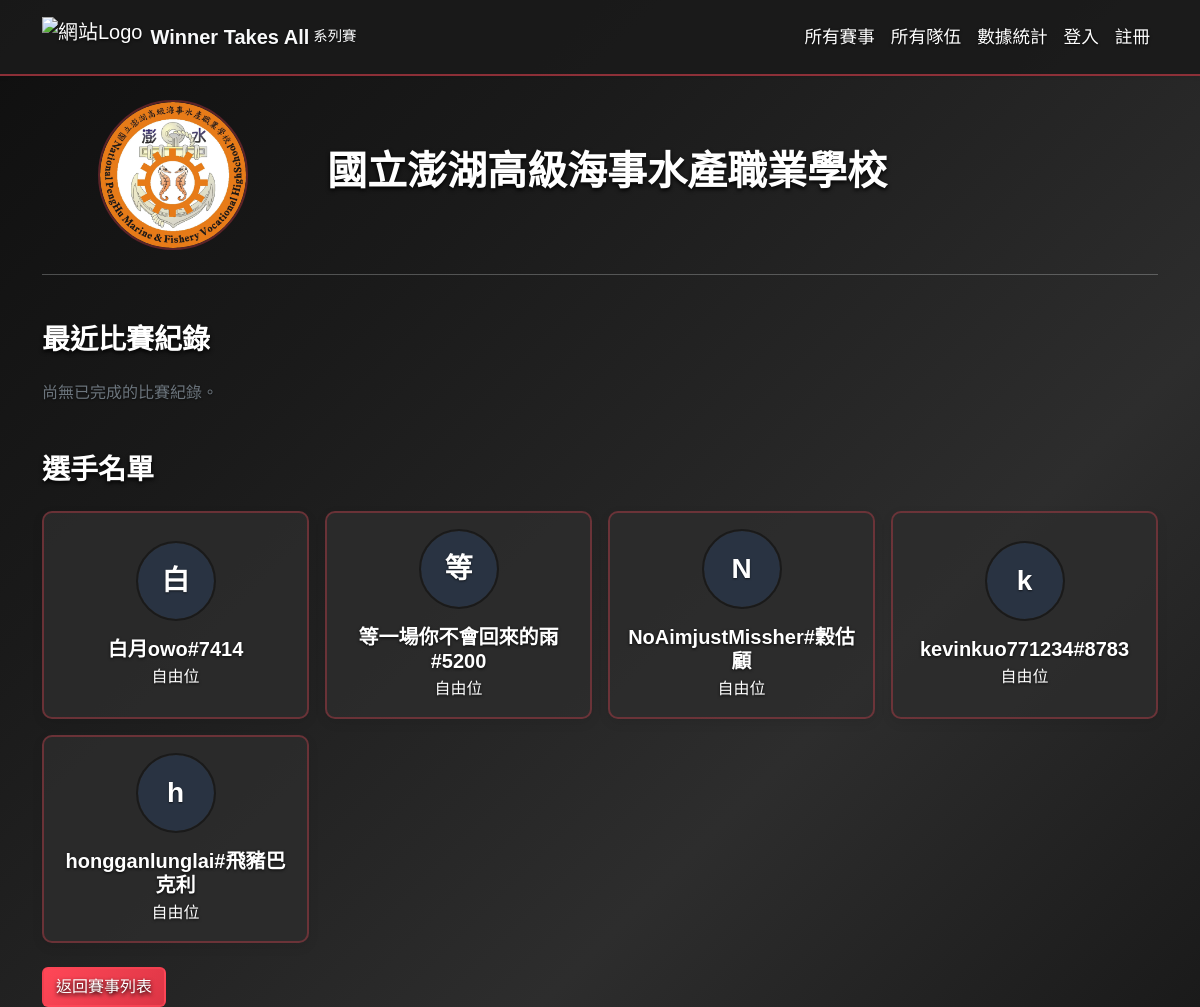
/teams/35/, run on the app's committed database.
### tournaments/models.py (models this page shows, shortened)
class Team(models.Model):
    name = models.CharField(max_length=100, unique=True, verbose_name="隊伍名稱")
    logo = models.ImageField(upload_to='team_logos/', null=True, blank=True, verbose_name="隊伍Logo")

class Player(models.Model):
    nickname = models.CharField(max_length=100, verbose_name="遊戲內暱稱")
    team = models.ForeignKey(Team, on_delete=models.CASCADE, related_name='players', verbose_name="所屬隊伍")
    avatar = models.ImageField(upload_to='player_avatars/', null=True, blank=True, verbose_name="選手頭像")
    role = models.CharField(
        max_length=20,
        choices=PLAYER_ROLES,
        default='Flex',
        verbose_name='角色定位'
    )

### tournaments/views.py (the view)
# urls.py: path('teams/<int:pk>/', views.team_detail, name='team_detail'), # 網址用複數 teams 較符合慣例
def team_detail(request, pk):
    team = get_object_or_404(Team, pk=pk)
    players = team.players.all()
    match_history = Match.objects.filter(
        Q(team1=team) | Q(team2=team),
        status='completed' # 只顯示已完成的比賽
    ).select_related('team1', 'team2', 'tournament').order_by('-match_time')
    context = {
        'team': team,
        'players': players,
        'match_history': match_history, # 將歷史戰績傳給模板
    }
    return render(request, 'tournaments/team_detail.html', context)

### tournaments/templates/tournaments/team_detail.html (shortened to what this page needs)
{% extends 'tournaments/base.html' %}
{% block content %}
    <div class="row align-items-center mb-4">
        <div class="col-md-3 text-center">
            {% if team.logo %}
                <img src="{{ team.logo.url }}" alt="{{ team.name }} Logo" class="img-fluid rounded-circle" style="max-width: 150px; border: 2px solid var(--border-color);">
            {% else %}
                <div class="p-4 rounded-circle d-inline-flex align-items-center justify-content-center" style="width: 150px; height: 150px; background-color: var(--surface-color); border: 2px solid var(--border-color);">
                    <span class="fs-1 text-secondary">{{ team.name|slice:":1" }}</span>
                </div>
            {% endif %}
        </div>
        <div class="col-md-9">
            <h1>{{ team.name }}</h1>
        </div>
    </div>
    <hr>
<h3 class="mt-5 mb-4">最近比賽紀錄</h3>
<div class="match-history-list" id="match-history-container">
    {% for match in match_history %}
        <div class="match-history-item card card-body mb-2 {% if forloop.counter > 4 %}is_hidden{% endif %}">
            <div class="row align-items-center g-0 text-center text-sm-start">
                <div class="col-12 col-sm-3 text-secondary mb-2 mb-sm-0">
                    <div>{{ match.tournament.name }}</div>
                    <small>第 {{ match.round_number }} 輪</small>
                         {% if match.map %}
                             <div class="mt-1"><span class="badge bg-secondary">{{ match.map }}</span></div>
                         {% endif %}
                </div>
                <div class="col-12 col-sm-6">
                    <div class="row align-items-center g-0">
                        <div class="col-5 d-flex justify-content-end align-items-center pe-2">
                            <span class="team-name d-none d-md-inline-block me-2">{{ match.team1.name }}</span>
                            {% if match.team1.logo %}
                            <img src="{{ match.team1.logo.url }}" class="match-history-logo" alt="{{ match.team1.name }}">
                            {% else %}
                            <div class="match-history-logo no-logo-placeholder-sm bg-secondary text-white-50 d-flex align-items-center justify-content-center">
                                {{ match.team1.name|slice:":1" }}
                            </div>
                            {% endif %}
                        </div>
                        <div class="col-2 text-center px-0">
                            <span class="match-score {% if match.winner == match.team1 %}score-win{% else %}score-lose{% endif %}">
                                {{ match.team1_score }}
                            </span>
                            <span class="mx-1">-</span>
                            <span class="match-score {% if match.winner == match.team2 %}score-win{% else %}score-lose{% endif %}">
                                {{ match.team2_score }}
                            </span>
                        </div>
                        <div class="col-5 d-flex align-items-center ps-2">
                            {% if match.team2.logo %}
                            <img src="{{ match.team2.logo.url }}" class="match-history-logo" alt="{{ match.team2.name }}">
                            {% else %}
                            <div class="match-history-logo no-logo-placeholder-sm bg-secondary text-white-50 d-flex align-items-center justify-content-center">
                                {{ match.team2.name|slice:":1" }}
                            </div>
                            {% endif %}
                            <span class="team-name d-none d-md-inline-block ms-2">{{ match.team2.name }}</span>
                        </div>
                    </div>
                </div>
                <div class="col-12 col-sm-3 text-secondary mt-2 mt-sm-0 text-sm-end">
                    {{ match.match_time|date:"Y-m-d H:i" }}
                </div>
            </div>
        </div>
    {% empty %}
        <p class="text-secondary">尚無已完成的比賽紀錄。</p>
    {% endfor %}
</div>
<h3 class="mt-5 mb-4">選手名單</h3>
<div class="row row-cols-1 row-cols-sm-2 row-cols-md-3 row-cols-lg-4 g-3">
    {% for player in players %}
        <div class="col">
            <a href="{% url 'player_detail' pk=player.pk %}" class="text-decoration-none">
                <div class="card h-100 player-card text-center">
                    <div class="card-body d-flex flex-column justify-content-center align-items-center p-3">
                        <div class="player-avatar-wrapper mb-3">
                            {% if player.avatar %}
                                <img src="{{ player.avatar.url }}" alt="{{ player.nickname }} Avatar">
                            {% else %}
                                <div class="player-avatar-placeholder bg-primary bg-opacity-10 text-primary d-flex align-items-center justify-content-center rounded-circle">
                                    <span class="fw-bold fs-3">{{ player.nickname|slice:":1" }}</span>
                                </div>
                            {% endif %}
                        </div>
                        <h5 class="card-title mb-1">{{ player.nickname }}</h5>
                        <p class="card-text text-secondary mb-0">
                            {% if player.get_role_display %}
                                {{ player.get_role_display }}
                            {% else %}
                                未設定角色
                            {% endif %}
                        </p>
                    </div>
                </div>
            </a>
        </div>
    {% empty %}
        <div class="col-12">
            <p class="text-secondary">目前尚無選手資料。</p>
        </div>
    {% endfor %}
</div>
    <a href="{% url 'tournament_list' %}" class="btn btn-secondary mt-4">返回賽事列表</a>
{% endblock %}

### tournaments/static/css/custom.css (style rules this page uses)
:root { --primary-color: #1a1a1a; --secondary-color: #2d2d2d; --accent-color: #ff4757; --background-color: #0f0f0f; --surface-color: #2d2d2d; --text-color: #f8f9fa; --text-secondary: #ffffff; --border-color: rgba(255, 71, 87, 0.3); --success-color: #ff4757; --error-color: #ff3742; }
html { background-color: var(--background-color); }
body { font-family: 'Noto Sans TC', sans-serif; background: linear-gradient(135deg, #0f0f0f 0%, #1a1a1a 30%, #2d2d2d 70%, #1a1a1a 100%); color: var(--text-color); background-color: var(--background-color); color: var(--text-color); }
h1, h2, h3, h4, h5 { color: var(--text-color); font-weight: 700; }
.card { background-color: var(--surface-color); border: 1px solid var(--border-color); border-radius: 8px; box-shadow: 0 4px 12px rgba(0,0,0,0.08); transition: all 0.3s ease; }
.card-body { color: var(--text-color); }
.card-title { color: var(--primary-color); }
.player-card { border-radius: 10px; transition: all 0.3s ease; }
.player-avatar-wrapper { width: 80px; height: 80px; border-radius: 50%; overflow: hidden; border: 2px solid var(--primary-color); display: flex; align-items: center; justify-content: center; background-color: var(--surface-color); }
.player-avatar-placeholder { width: 100%; height: 100%; font-size: 2rem; }
h1, h2, h3, h4, h5 { color: #ffffff !important; text-shadow: 0 2px 4px rgba(0, 0, 0, 1) !important; text-rendering: optimizeLegibility !important; -webkit-font-smoothing: antialiased !important; }
.card { background: rgba(45, 45, 45, 0.8) !important; border: 2px solid rgba(255, 71, 87, 0.3) !important; }
.card-body { color: #ffffff !important; text-shadow: 0 1px 3px rgba(0, 0, 0, 0.8) !important; }
.card-title, .card-text { color: #ffffff !important; text-shadow: 0 1px 3px rgba(0, 0, 0, 0.8) !important; }
.btn, .btn-primary { background: linear-gradient(135deg, #ff4757, #dc3545) !important; border: 2px solid rgba(255, 71, 87, 0.6) !important; color: #ffffff !important; text-shadow: 0 2px 4px rgba(0, 0, 0, 1) !important; }
p, span, div, li { color: #ffffff !important; text-shadow: 0 1px 2px rgba(0, 0, 0, 0.6) !important; }
a { color: #ff4757 !important; }

### data on the page
Team: logo (picture), name "國立澎湖高級海事水產職業學校"
Player: nickname "白", nickname "白月owo#7414", role "自由位"
Player: nickname "等", nickname "等一場你不會回來的雨#5200", role "自由位"
Player: nickname "N", nickname "NoAimjustMissher#穀估顧", role "自由位"
Player: nickname "k", nickname "kevinkuo771234#8783", role "自由位"
Player: nickname "h", nickname "hongganlunglai#飛豬巴克利", role "自由位"
